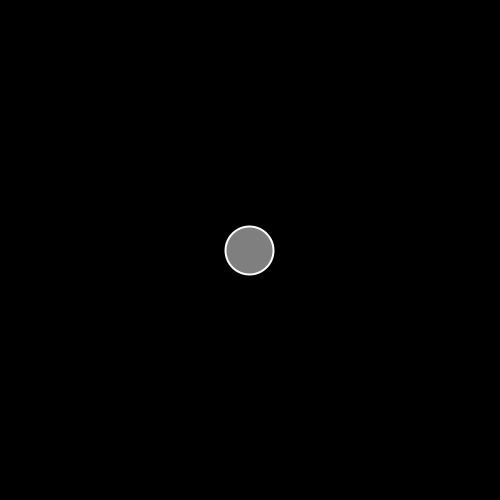
Frame 1 (no input)
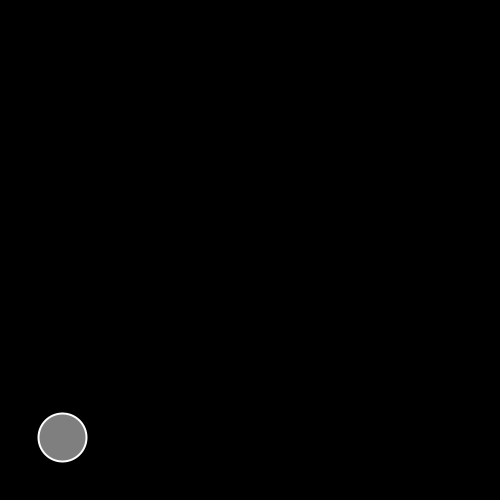
Frame 60 (the mouse pressed at the canvas centre just before this capture)
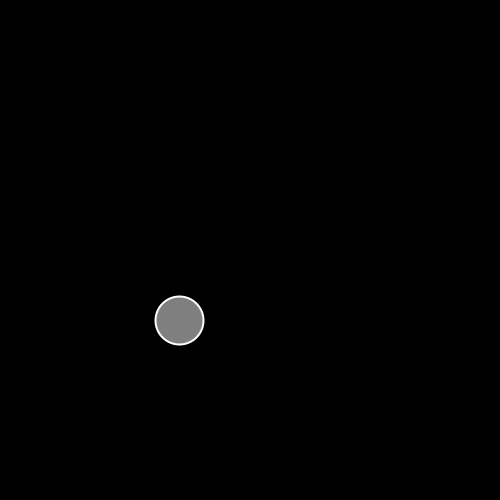
Frame 120 (the mouse held since frame 60 and released just before this capture)

The Processing sketch that drew these frames (run headless with seeded random() and noise(); from frame 60 on, the mouse is pressed at the canvas centre):

// Processing sketch: acceleration_pde
// ── acceleration_pde.pde
acceleration acc;
class acceleration {
  PVector location;
  PVector velocity;
  PVector acceleration;
  PVector point;
  PVector startingLocation;
  float topspeed;
  acceleration() {
    startingLocation = new PVector(width, height);
    location = new PVector(width/2,height/2);
    point = new PVector(width/2 - 100,height/2 + 100);
    velocity = new PVector(0,0);
    topspeed = 50;
  }
  
  void update() {
    PVector acceleration = PVector.sub(point,location);
    acceleration.setMag(0.2);
    velocity.add(acceleration);
    velocity.limit(topspeed);
    location.add(velocity);
  }
  
  void display() {
    stroke(255);
    strokeWeight(2);
    fill(127);
    ellipse(location.x,location.y,48,48);
  }
}

void setup() {
  size(500,500);
  acc = new acceleration();
}
void draw() {
  background(0);
  acc.update();
  acc.display();
}
